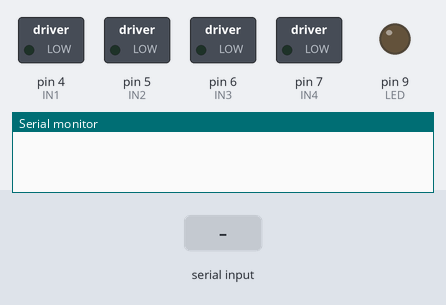
This sketch was run on a simulated Arduino Uno, built with avr-gcc and run on an emulated ATmega328P. Parts: switched loads named in the sketch (green lamp = pin HIGH), output pins drawn as LEDs (lit = HIGH), the last lines printed to the serial monitor. The test bench sets the inputs (shaded band).

Above: at 1.3 s.
1.4 s: "F" received over the second serial link
At 2.2 s:
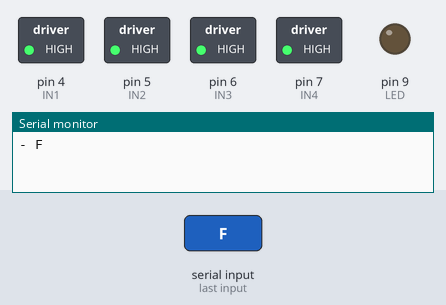
3.4 s: "E" received over the second serial link
At 3.8 s:
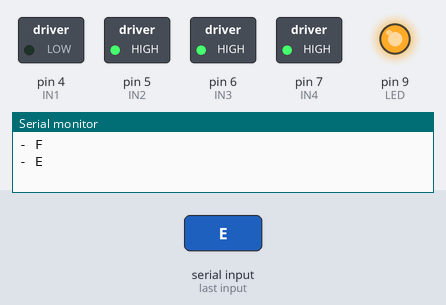
5.4 s: "D" received over the second serial link
At 5.8 s:
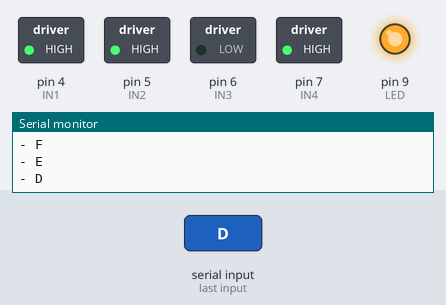
7.4 s: "T" received over the second serial link
At 7.8 s:
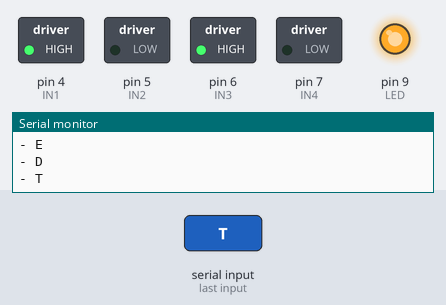
Timing chart, 0 to 10.4 s (numbered marks = the images above; inputs shaded):
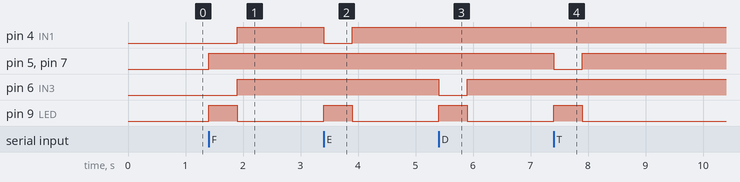

Measured:
- after the input at 1.4 s, pin 4 (IN1), pin 6 (IN3): LOW → HIGH after 0.50 s; pin 5 (IN2), pin 7 (IN4): LOW → HIGH at once; pin 9 (LED): LOW → HIGH at once, → LOW 0.50 s later
- after the input at 3.4 s, pin 4 (IN1): HIGH → LOW at once, → HIGH 0.50 s later; pin 9 (LED): LOW → HIGH at once, → LOW 0.50 s later
- after the input at 5.4 s, pin 6 (IN3): HIGH → LOW at once, → HIGH 0.50 s later; pin 9 (LED): LOW → HIGH at once, → LOW 0.50 s later
- after the input at 7.4 s, pin 5 (IN2), pin 7 (IN4): HIGH → LOW at once, → HIGH 0.50 s later; pin 9 (LED): LOW → HIGH at once, → LOW 0.50 s later

The sketch:

robot_ble.ino
```cpp
// Código feito por: Arthur Mehl - GitHub: https://github.com/artmehl
// Pode copiar, termina esse projeto ai e seja feliz :)). Se quiser, pode dar um salve também.

#include <SoftwareSerial.h>

//Pinos HC-05
#define RX 2
#define TX 3

//Pinos da Ponte H
#define IN1 4
#define IN2 5
#define IN3 6
#define IN4 7

#define LED 9

// Cria uma nova Serial via Software (utilizado pelo HC-05)
SoftwareSerial ble (RX, TX);
char carac;

void desligaMotores () {
  digitalWrite(IN1, HIGH);
  digitalWrite(IN2, HIGH);
  digitalWrite(IN3, HIGH);
  digitalWrite(IN4, HIGH);
}

void setup() {
  Serial.begin(9600);
  ble.begin(9600);
  delay(100);

  pinMode(IN1, OUTPUT);
  pinMode(IN2, OUTPUT);
  pinMode(IN3, OUTPUT);
  pinMode(IN4, OUTPUT);
  pinMode(LED, OUTPUT);
}

void loop() {
 // Armazena o carectere lido na Serial
 if (ble.available() > 0) {
  carac = ble.read();
  Serial.print("- ");
  Serial.println(carac);

  // Escolhe qual função executar a partir do caractere
  switch (carac) {
    case 'F':
      digitalWrite(LED, HIGH);
      digitalWrite(IN1, LOW);
      digitalWrite(IN2, HIGH);
      digitalWrite(IN3, LOW);
      digitalWrite(IN4, HIGH);
      delay(500);
      desligaMotores();
      digitalWrite(LED, LOW);
      break;

    case 'E':
      digitalWrite(LED, HIGH);
      digitalWrite(IN1, LOW);
      digitalWrite(IN2, HIGH);
      digitalWrite(IN3, HIGH);
      digitalWrite(IN4, HIGH);
      delay(500);
      desligaMotores();
      digitalWrite(LED, LOW);
      break;

    case 'D':
      digitalWrite(LED, HIGH);
      digitalWrite(IN1, HIGH);
      digitalWrite(IN2, HIGH);
      digitalWrite(IN3, LOW);
      digitalWrite(IN4, HIGH);
      delay(500);
      desligaMotores();
      digitalWrite(LED, LOW);
      break;


    case 'T':
      digitalWrite(LED, HIGH);
      digitalWrite(IN1, HIGH);
      digitalWrite(IN2, LOW);
      digitalWrite(IN3, HIGH);
      digitalWrite(IN4, LOW);
      delay(500);
      desligaMotores();
      digitalWrite(LED, LOW);
      break;

    default:
      break;
  }
 }
}
```
